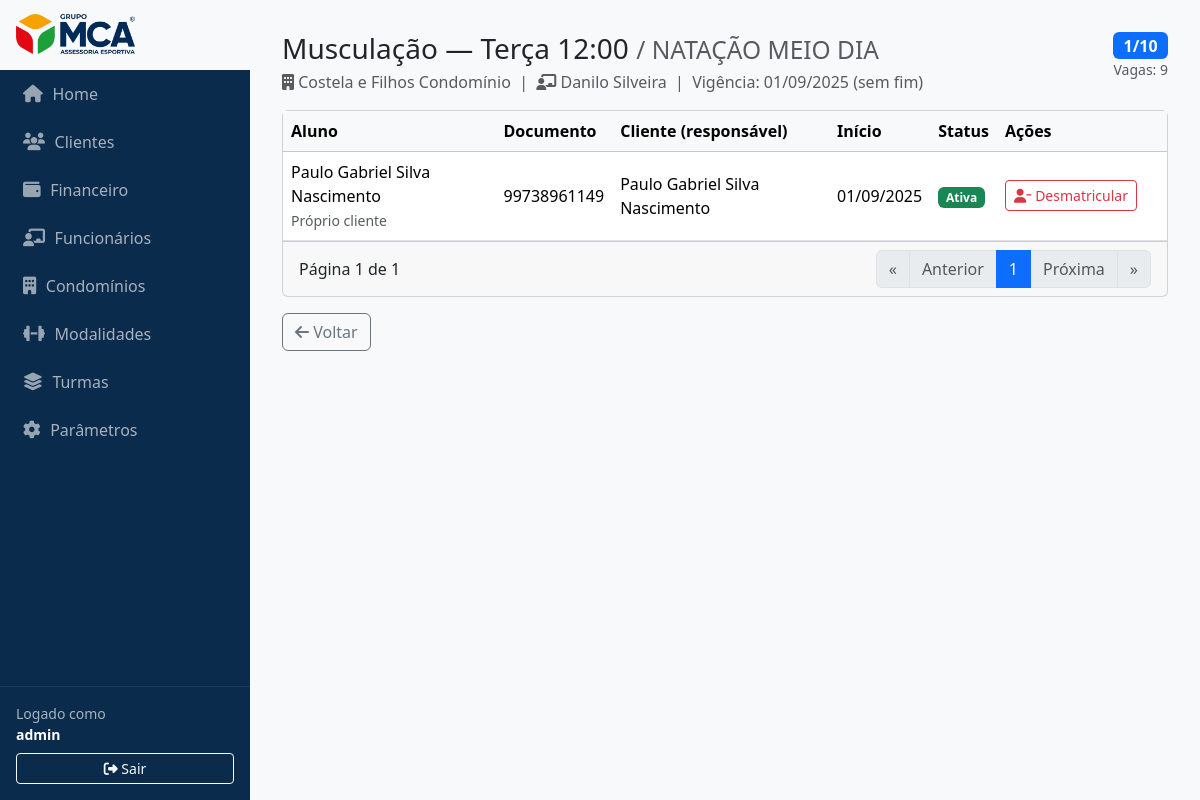
The page /turmas/2/alunos/ (signed in) on the database as committed earlier.
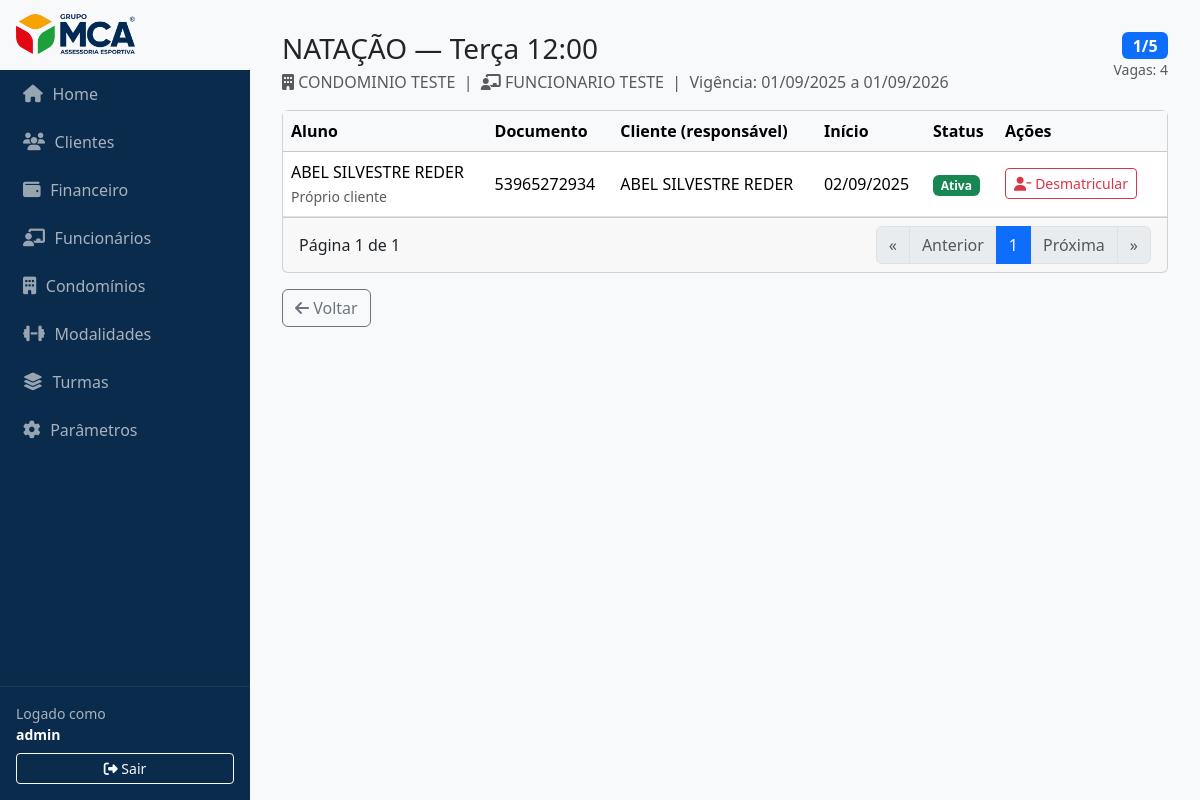
The same page on the database as committed later.
### turmas/models.py (models this page shows, shortened)
class Turma(models.Model):
    professor = models.ForeignKey(
        "funcionarios.Funcionario",
        on_delete=models.PROTECT,
        related_name="turmas"
    )
    modalidade = models.ForeignKey(
        "modalidades.Modalidade",
        on_delete=models.PROTECT,
        related_name="turmas"
    )
    condominio = models.ForeignKey(
        "condominios.Condominio",
        on_delete=models.PROTECT,
        related_name="turmas"
    )
    nome_exibicao = models.CharField("Nome (opcional)", max_length=255, blank=True)
    valor = models.DecimalField("Valor", max_digits=10, decimal_places=2,
                                validators=[MinValueValidator(Decimal("0.00"))])
    capacidade = models.PositiveIntegerField("Capacidade (máx. alunos)", validators=[MinValueValidator(1)])
    dia_semana = models.PositiveSmallIntegerField(choices=DIAS_SEMANA)
    hora_inicio = models.TimeField()
    duracao_minutos = models.PositiveIntegerField(default=60, validators=[MinValueValidator(1)])
    inicio_vigencia = models.DateField()
    fim_vigencia = models.DateField(null=True, blank=True)
    ativo = models.BooleanField(default=True)
    created_at = models.DateTimeField(auto_now_add=True)
    updated_at = models.DateTimeField(auto_now=True)
    class Meta:
        ordering = ["condominio__nome", "modalidade__nome", "dia_semana", "hora_inicio", "id"]
        indexes = [
            models.Index(fields=["professor", "dia_semana", "hora_inicio"]),
            models.Index(fields=["condominio"]),
            models.Index(fields=["ativo"]),
        ]
        verbose_name = "Turma"
        verbose_name_plural = "Turmas"
    @property
    def ocupacao(self) -> int:
        return self.matriculas.filter(ativa=True).count()

class Matricula(models.Model):
    turma = models.ForeignKey("turmas.Turma", on_delete=models.PROTECT, related_name="matriculas")
    cliente = models.ForeignKey("clientes.Cliente", on_delete=models.PROTECT, related_name="matriculas")
    data_inicio = models.DateField()
    data_fim = models.DateField(null=True, blank=True)
    ativa = models.BooleanField(default=True)
    participante_nome = models.CharField(max_length=255, blank=True)
    participante_cpf = models.CharField(max_length=14, blank=True)  # guarde limpo nos services
    participante_sexo = models.CharField(max_length=1, choices=SEXO_CHOICES, blank=True)
    created_at = models.DateTimeField(auto_now_add=True)
    class Meta:
        ordering = ["-ativa","cliente__nome_razao","id"]
        indexes = [models.Index(fields=["turma","ativa"]), models.Index(fields=["cliente"])]

### modalidades/models.py (models this page shows, shortened)
class Modalidade(models.Model):
    nome = models.CharField("Nome", max_length=100)
    slug = models.SlugField("Slug", max_length=120, unique=True, blank=True)
    descricao = models.TextField("Descrição", blank=True)
    ativo = models.BooleanField(default=True)
    created_at = models.DateTimeField("Criado em", auto_now_add=True)
    updated_at = models.DateTimeField("Atualizado em", auto_now=True)
    class Meta:
        ordering = ["nome", "id"]
        verbose_name = "Modalidade"
        verbose_name_plural = "Modalidades"
        indexes = [
            models.Index(fields=["nome"]),
            models.Index(fields=["ativo"]),
        ]

### condominios/models.py (models this page shows, shortened)
class Condominio(models.Model):
    cnpj = models.CharField("CNPJ", max_length=14, unique=True, validators=[CNPJ_VALIDATOR])
    nome = models.CharField("Nome Completo", max_length=255)
    email = models.EmailField("E-mail", blank=True, validators=[EmailValidator()])
    cep = models.CharField("CEP", max_length=9, blank=True)
    numero = models.CharField("Número", max_length=20, blank=True)
    logradouro = models.CharField("Logradouro", max_length=255, blank=True)
    bairro = models.CharField("Bairro", max_length=255, blank=True)
    complemento = models.CharField("Complemento", max_length=255, blank=True)
    municipio = models.CharField("Município", max_length=255, blank=True)
    estado = models.CharField("Estado (UF)", max_length=2, choices=UF_CHOICES, blank=True)
    ativo = models.BooleanField(default=True)
    created_at = models.DateTimeField("Criado em", auto_now_add=True)
    updated_at = models.DateTimeField("Atualizado em", auto_now=True)
    class Meta:
        ordering = ["nome"]
        indexes = [
            models.Index(fields=["municipio", "estado"]),
            models.Index(fields=["ativo"]),
        ]
        verbose_name = "Condomínio"
        verbose_name_plural = "Condomínios"

### funcionarios/models.py (models this page shows, shortened)
class Funcionario(models.Model):
    user = models.OneToOneField(
        User, on_delete=models.CASCADE, related_name="funcionario",
        null=True, blank=True
    )
    cpf_cnpj = models.CharField("CPF/CNPJ", max_length=14, unique=True, validators=[DOC_VALIDATOR])
    nome = models.CharField("Nome", max_length=255)
    email = models.EmailField("E-mail", blank=True, validators=[EmailValidator()])
    telefone = models.CharField("Telefone", max_length=30, blank=True)
    ativo = models.BooleanField(default=True)
    created_at = models.DateTimeField("Criado em", auto_now_add=True)
    updated_at = models.DateTimeField("Atualizado em", auto_now=True)
    class RegimeTrabalhista(models.TextChoices):
        HORISTA    = "HORISTA", "Horista"
        CLT        = "CLT", "CLT"
        ESTAGIARIO = "ESTAGIARIO", "Estagiário"
        PJ         = "PJ", "PJ"
        OUTRO      = "OUTRO", "Outro"
    regime_trabalhista = models.CharField(
        max_length=20,
        choices=RegimeTrabalhista.choices,
        default=RegimeTrabalhista.OUTRO,
        db_index=True,
    )
    class Meta:
        ordering = ["nome", "id"]
        indexes = [
            models.Index(fields=["nome"]),
            models.Index(fields=["ativo"]),
        ]
        verbose_name = "Funcionário"
        verbose_name_plural = "Funcionários"

### clientes/models.py (models this page shows, shortened)
class Cliente(models.Model):
    cpf_cnpj = models.CharField(max_length=18, unique=True)  # armazene formatado ou só dígitos; normalize nos services
    nome_razao = models.CharField(max_length=255)
    data_nascimento = models.DateField(null=True, blank=True)
    telefone_emergencial = models.CharField(max_length=20, blank=True)
    telefone_celular = models.CharField(max_length=20, blank=True)
    cep = models.CharField(max_length=10, blank=True)
    numero_id = models.CharField(max_length=20, blank=True)
    logradouro = models.CharField(max_length=255, blank=True)
    bairro = models.CharField(max_length=100, blank=True)
    complemento = models.CharField(max_length=100, blank=True,null=True)
    municipio = models.CharField(max_length=100, blank=True)
    estado = models.CharField(max_length=2, choices=UF_CHOICES, blank=True)
    email = models.EmailField(blank=True)
    ativo = models.BooleanField(default=True)
    created_at = models.DateTimeField(auto_now_add=True)
    updated_at = models.DateTimeField(auto_now=True)
    ativo = models.BooleanField(default=False)  # garantir default False no modelo
    aceite_token = models.CharField(max_length=64, null=True, blank=True, unique=True)
    aceite_expires_at = models.DateTimeField(null=True, blank=True)
    aceite_confirmado_em = models.DateTimeField(null=True, blank=True)
    condominio = models.ForeignKey('condominios.Condominio', on_delete=models.CASCADE, related_name='clientes', null=False,blank=False)
    class Meta:
        ordering = ["nome_razao", "id"]
        indexes = [
            models.Index(fields=["nome_razao"]),
            models.Index(fields=["cpf_cnpj"]),
            models.Index(fields=["email"]),
        ]

### turmas/views.py (the view)
# urls.py: path("turmas/<int:turma_id>/alunos/", views.alunos_turma, name="alunos"),
@login_required
def alunos_turma(request: HttpRequest, turma_id: int):
    turma = Turma.objects.select_related("modalidade","condominio","professor").filter(id=turma_id).first()
    if not turma:
        messages.error(request, "Turma não encontrada.")
        return redirect(reverse("turmas:list"))
    qs = ts.alunos_da_turma(turma_id)
    page_str = request.GET.get("page", "1")
    try:
        page = max(1, int(page_str))
    except Exception:
        page = 1
    page_obj = _paginate(qs, page=page, per_page=30)
    ocupacao = getattr(turma, "ocupacao_qtd", None)
    if ocupacao is None:
        try:
            ocupacao = turma.ocupacao  # property
        except Exception:
            ocupacao = qs.count()
    context = {
        "turma": turma,
        "page_obj": page_obj,
        "ocupacao": ocupacao,
        "capacidade": turma.capacidade,
        "vagas": max(0, turma.capacidade - ocupacao),
        "base_qs": "", "suffix": "",  # se quiser filtros depois
        "hoje": now().date(),
    }
    return render(request, "turmas/alunos.html", context)

### turmas/services.py (called while the page is built)
def alunos_da_turma(turma_id: int):
    qs = (
        Matricula.objects
        .select_related("cliente")
        .filter(turma_id=turma_id, ativa=True)
        .annotate(
            nome_ord=Coalesce("participante_nome", "cliente__nome_razao"),
            doc_ord=Coalesce("participante_cpf", "cliente__cpf_cnpj"),
        )
        .order_by("nome_ord", "id")
    )
    return qs

### turmas/views.py (called while the page is built)
def _paginate(qs, page: int, per_page: int = 20):
    p = Paginator(qs, per_page)
    try:
        return p.page(page)
    except PageNotAnInteger:
        return p.page(1)
    except EmptyPage:
        return p.page(p.num_pages if page > 1 else 1)

### templates/turmas/alunos.html (shortened to what the changed rows need)
{% extends "base.html" %}
{% block content %}
<div class="d-flex justify-content-between align-items-start mb-3">
  <div>
    <h3 class="mb-1">
      {{ turma.modalidade.nome }} — {{ turma.get_dia_semana_display }} {{ turma.hora_inicio|time:"H:i" }}
      {% if turma.nome_exibicao %}
        <small class="text-muted">/ {{ turma.nome_exibicao }}</small>
      {% endif %}
    </h3>
    <div class="text-muted">
      <i class="fa-solid fa-building"></i> {{ turma.condominio.nome }} &nbsp;|&nbsp;
      <i class="fa-solid fa-chalkboard-teacher"></i> {{ turma.professor.nome }} &nbsp;|&nbsp;
      Vigência: {{ turma.inicio_vigencia|date:"d/m/Y" }}{% if turma.fim_vigencia %} a {{ turma.fim_vigencia|date:"d/m/Y" }}{% else %} (sem fim){% endif %}
    </div>
  </div>
  <div class="text-end">
    {% if ocupacao >= capacidade %}
      <span class="badge text-bg-danger fs-6">{{ ocupacao }}/{{ capacidade }}</span>
    {% else %}
      <span class="badge text-bg-primary fs-6">{{ ocupacao }}/{{ capacidade }}</span>
    {% endif %}
    <div class="small text-muted">Vagas: {{ vagas }}</div>
  </div>
</div>
<div class="card">
  <div class="table-responsive">
    <table class="table table-hover align-middle mb-0">
      <thead class="table-light">
        <tr>
          <th>Aluno</th>
          <th>Documento</th>
          <th>Cliente (responsável)</th>
          <th>Início</th>
          <th>Status</th>
          <th style="width: 170px;">Ações</th>
        </tr>
      </thead>
      <tbody>
        {% for m in page_obj.object_list %}
          {% firstof m.participante_nome m.cliente.nome_razao as nome_aluno %}
          {% firstof m.participante_cpf m.cliente.cpf_cnpj as doc_aluno %}
          <tr>
            <td>
              {{ nome_aluno }}
              {% if m.participante_nome %}
                <br><small class="text-muted">Participante</small>
              {% else %}
                <br><small class="text-muted">Próprio cliente</small>
              {% endif %}
            </td>
            <td>{{ doc_aluno|default:"—" }}</td>
            <td>{{ m.cliente.nome_razao }}</td>
            <td>{{ m.data_inicio|date:"d/m/Y" }}</td>
            <td>
              {% if m.ativa %}
                <span class="badge text-bg-success">Ativa</span>
              {% else %}
                <span class="badge text-bg-secondary">Inativa</span>
                {% if m.data_fim %}
                  <div class="small text-muted">até {{ m.data_fim|date:"d/m/Y" }}</div>
                {% endif %}
              {% endif %}
            </td>
            <td>
              {% if m.ativa %}
                <form method="post"
                      action="{% url 'turmas:desmatricular' m.id %}"
                      class="d-inline"
                      onsubmit="return confirm('Encerrar a matrícula de {{ nome_aluno }}?');">
                  <button class="btn btn-sm btn-outline-danger">
                    <i class="fa-solid fa-user-minus"></i> Desmatricular
                  </button>
                </form>
              {% else %}
                <span class="text-muted">—</span>
              {% endif %}
            </td>
          </tr>
        {% empty %}
          <tr>
            <td colspan="6" class="text-center py-4">Nenhum aluno matriculado.</td>
          </tr>
        {% endfor %}
      </tbody>
    </table>
  </div>
</div>
{% endblock %}

Rows that differ between the two databases and show on the page:
no longer on this page (row edited): Matricula: nome_aluno "Paulo Gabriel Silva Nascimento", participante_nome "Próprio cliente", doc_aluno "99738961149", cliente.nome_razao "Paulo Gabriel Silva Nascimento", data_inicio "01/09/2025", ativa "Ativa"
changed Turma "Terça": modalidade.nome "Musculação" → "NATAÇÃO"; condominio.nome "Costela e Filhos Condomínio" → "CONDOMINIO TESTE"; professor.nome "Danilo Silveira" → "FUNCIONARIO TESTE"; fim_vigencia (not shown) → "01/09/2026"; nome_exibicao "NATAÇÃO MEIO DIA" → (not shown)
added Matricula: nome_aluno "ABEL SILVESTRE REDER", participante_nome "Próprio cliente", doc_aluno "53965272934", cliente.nome_razao "ABEL SILVESTRE REDER", data_inicio "02/09/2025", ativa "Ativa"
Other text that changed with them:
{{ capacidade }}: "10" → "5"
{{ vagas }}: "9" → "4"
text no longer shown: "/ (sem fim)"
text now shown: "a"
